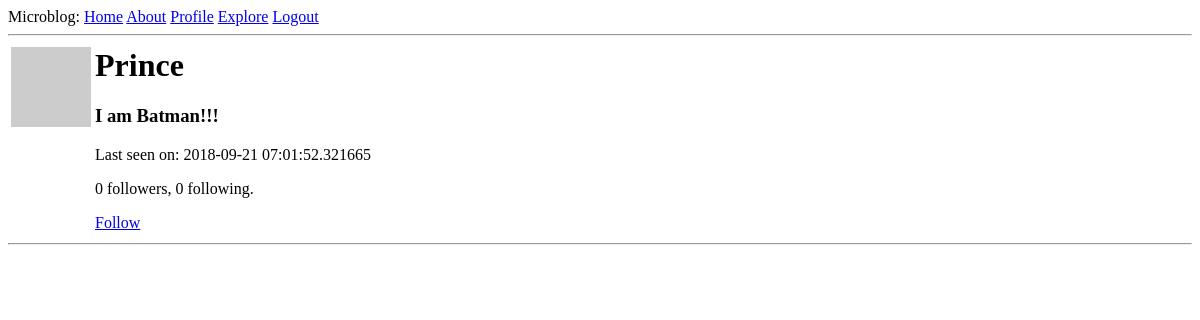
Before: /users/prince (signed in) with the older database file.
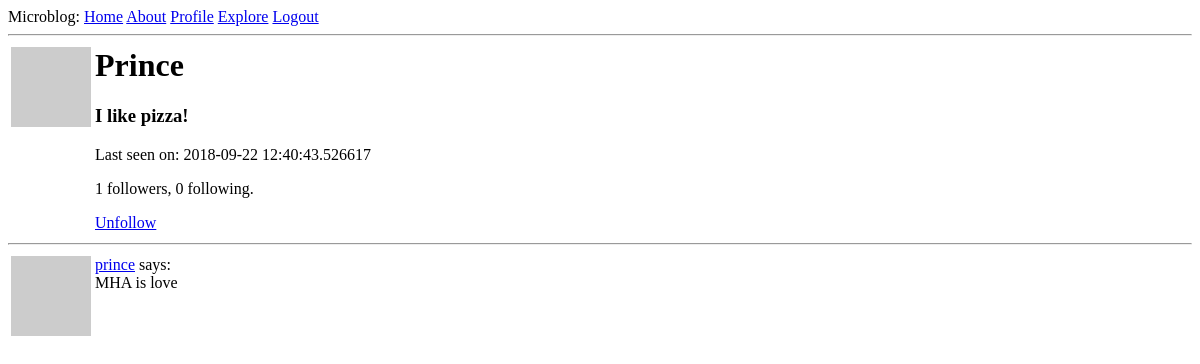
After: the same page with the newer database file.
### app/models.py (models this page shows, shortened)
class User(UserMixin,db.Model):
    id =db.Column(db.Integer,primary_key=1)
    username = db.Column(db.String(64),index=1,unique=1)
    email = db.Column(db.String(120),index=1,unique=1)
    password_hash = db.Column(db.String(128))
    posts = db.relationship('Post', backref='author', lazy='dynamic')
    about_me =db.Column(db.String(140))
    last_seen = db.Column(db.DateTime,default=datetime.utcnow)
    followed = db.relationship(
        'User',secondary=followers,
        primaryjoin=(followers.c.follower_id ==id),
        secondaryjoin=(followers.c.followed_id ==id),
        backref=db.backref('followers',lazy='dynamic'),
        lazy='dynamic'
    )
    def is_following(self,user):
        return (self.followed.filter(
            followers.c.followed_id==user.id).count()>0
            )
    def __repr__(self):
        return f'<User {self.username}>'
    def avatar(self,size):
        digest=md5(self.email.lower().encode('utf-8')).hexdigest()
        return f'https://www.gravatar.com/avatar/{digest}?d=identicon&s={size}'

class Post(db.Model):
    id = db.Column(db.Integer, primary_key=True)
    body = db.Column(db.String(140))
    timestamp = db.Column(db.DateTime, index=True, default=datetime.utcnow)
    user_id = db.Column(db.Integer, db.ForeignKey('user.id'))

### app/routes6_1.py (the view)
@app.route('/users/<username>')
@login_required
def users(username):
    user = User.query.filter_by(username = username).first_or_404()
    page= request.args.get('page', 1, type=int )
    posts= user.posts.order_by(Post.timestamp.desc()).paginate(
        page, app.config['POSTS_PER_PAGE'],False)
    next_url=url_for('user',username=user.username,page=posts.next_num) if posts.has_next else None
    prev_url=url_for('user',username=user.username,page=posts.prev_num) if posts.has_prev else None
    return render_template('users.html',user=user,posts=posts.items,next_url=next_url,prev_url=prev_url)

### app/models.py (called while the page is built)
@login.user_loader
def load_user(id):
    return User.query.get(int(id))

### app/routes6_1.py (called while the page is built)
@app.before_request
def before_request():
    print("Current user: ",current_user)
    if current_user.is_authenticated:
        current_user.last_seen =datetime.utcnow()
        db.session.commit()

### app/templates/users.html (shortened to what this page needs)
{% extends "base.html" %}
{% block content%}
    <table>
        <tr valign="top">
            <td><img src= "{{ user.avatar(128) }}"></td>
            <td>
                <h1><b> {{ user.username[0].upper()+user.username[1:] }}</b></h1>
                {% if user.about_me %}
                    <h3><b>{{ user.about_me }}</b></h3>
                {% endif %}
                {% if user.last_seen %}
                    <p>Last seen on: {{ user.last_seen}}</p>
                {% endif %}
                <p>
                    {{ user.followers.count() }} followers, {{ user.followed.count() }} following.
                </p>
                {% if user==current_user%}
                    <p><a href= "{{ url_for('edit_profile')}}">Edit your profile</a></p>
                {% elif not current_user.is_following(user) %}
                    <p><a href= "{{url_for('follow',username=user.username)}}">Follow</a>
                {% else %}
                    <p><a href= "{{url_for('unfollow',username=user.username)}}">Unfollow</a></p>
                {% endif%}
            </td>
        </tr>
    </table>
    <hr>
    {% for post in posts %}
        {% include '_post.html' %}
    {% endfor %}
{% endblock %}

### app/templates/_post.html
<table>
        <tr valign="top">
            <td><img src="{{ post.author.avatar(36) }}"></td>
            <td>
                <a href= "{{url_for('users',username=post.author.username)}}">
                    {{ post.author.username }}</a>
                says: <br>{{ post.body}}
            </td>
        </tr>
    </table>

Changed rows visible on the page:
changed User "Prince": about_me "I am Batman!!!" → "I like pizza!"; last_seen "2018-09-21 07:01:52.321665" → "2018-09-22 12:40:43.526617"
added Post: author.username "prince", body "MHA is love"
Other visible differences:
{{ user.followers.count() }}: "0" → "1"
text no longer shown: "Follow"
text now shown: "Unfollow"
